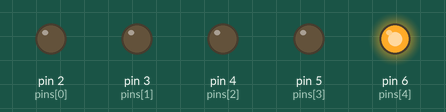
This sketch was run on a simulated Arduino Uno, built with avr-gcc and run on an emulated ATmega328P. Parts: output pins drawn as LEDs (lit = HIGH).

Above: at 0.05 s.
At 0.45 s:
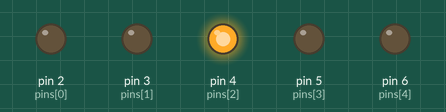
At 0.85 s:
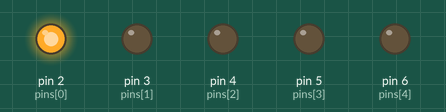
At 1.85 s:
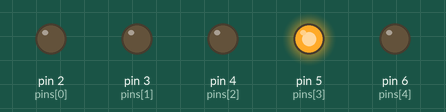
At 2.65 s:
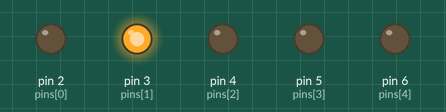
At 3.55 s:
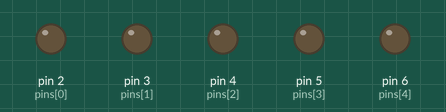
Timing chart, 0 to 3.9 s (numbered marks = the images above):
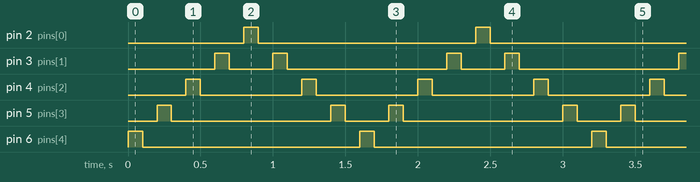

Measured:
- by itself, pin 2 (pins[0]), pin 6 (pins[4]): alternates HIGH for 0.10 s and LOW for 1.5 s
- by itself, pin 3 (pins[1]): repeats every 1.6 s: LOW 0.30 s, HIGH 0.10 s, LOW 1.1 s, HIGH 0.10 s
- by itself, pin 4 (pins[2]): alternates HIGH for 0.10 s and LOW for 0.70 s
- by itself, pin 5 (pins[3]): repeats every 1.6 s: LOW 1.1 s, HIGH 0.10 s, LOW 0.30 s, HIGH 0.10 s

The sketch:

lab1a.INO
```cpp
void setup()
{
  pinMode(2, OUTPUT);
  pinMode(3, OUTPUT);
  pinMode(4, OUTPUT);
  pinMode(5, OUTPUT);
   pinMode(6, OUTPUT);
}

void loop()
{
  int pins[]={2,3,4,5,6};
  for(int i=4;i>0;i--)
  {
    digitalWrite(pins[i],HIGH);
    delay(100);
    digitalWrite(pins[i],LOW);
    delay(100);
  }
   for(int i=0;i<4;i++)
  {
    digitalWrite(pins[i],HIGH);
    delay(100);
    digitalWrite(pins[i],LOW);
    delay(100);
  }
}
```
